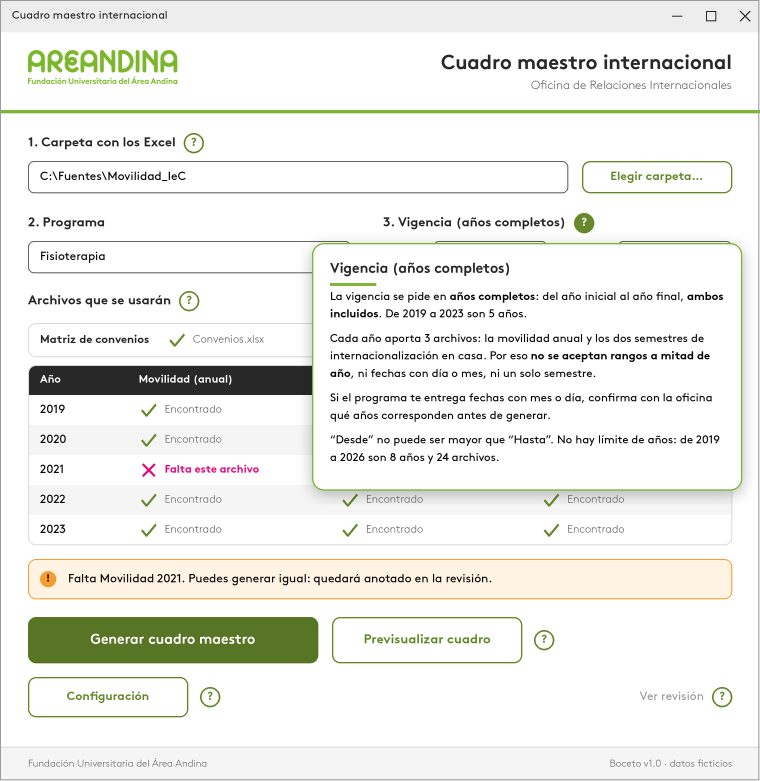
#> input picture mockups/01_ventana_principal.png, 1520 x 1562 px, given in place of _LOGOS-05.png, which was not available (shown at 1/2 size)
$ python boceto_campos_fuentes.py ../mockups ../mockups/02_ventana_principal_responsiva.png
#> lines starting #> are read from the running program, lines starting #| are printed output that depends on the picture; after the words box and inside, x2 and y2 are one past the last pixel; in counts of white or black regions, pixels touching at a corner belong together
# -*- coding: utf-8 -*-
"""Boceto v7 (identidad Areandina): Campos del cuadro maestro y Fuentes de datos.
Uso: python3 -I boceto_v7.py <carpeta_marca> <carpeta_salida>"""
import os
import sys
from PIL import Image, ImageDraw, ImageFont, ImageFilter

MARCA, OUT = sys.argv[1], sys.argv[2]
os.makedirs(OUT, exist_ok=True)
S = 3

# ---------- paleta (manual de marca) y estados derivados ----------
VERDE, VERDE_CTA = "#7fb536", "#67882c"
MAGENTA, NARANJA = "#e6007e", "#F59C2F"
NEGRO, GRIS, GRIS_OSC = "#000000", "#606060", "#282828"
BLANCO, LINEA, FONDO = "#FFFFFF", "#D9D9D9", "#F5F5F5"
HOVER_CTA, PRESS_CTA = "#587425", "#4A6320"     # CTA al 85 % y 72 % de luminosidad
TINTE_VERDE, AVISO_BG, OK_BG = "#EAF2DD", "#FFF3E3", "#EEF5E3"
OFICINA = "Oficina de Relaciones Internacionales"


def fuente(nombre, px):
    return ImageFont.truetype(f"{MARCA}/fuentes/BrownStd-{nombre}.otf", max(1, int(round(px * S))))


def logo(nombre, alto):
    im = Image.open(f"{MARCA}/logos/1. Logotipo Institucional /{nombre}").convert("RGBA")
    im = im.crop(im.getchannel("A").getbbox())
    r = int(alto * S) / im.height
    return im.resize((int(im.width * r), int(alto * S)), Image.LANCZOS)


# ---------- textos de ayuda (se usan en el boceto, en la imagen y en el .md) ----------
def R(t): return (t, False)
def B(t): return (t, True)


AYUDAS = {
    "carpeta": {
        "titulo": "Carpeta con los Excel",
        "bloques": [
            ("p", [R("Reúne en "), B("una sola carpeta"), R(" todos los Excel que usará el programa: el de convenios y, "
                    "por cada año de la vigencia, el de movilidad y los dos de internacionalización en casa.")]),
            ("p", [B("Por qué: "), R("el programa lee la carpeta completa y elige solo los archivos del rango que pidas. "
                    "Si están repartidos en varias carpetas no los encuentra y tendrías que buscarlos uno por uno.")]),
            ("p", [B("Cómo nombrarlos "), R("(propuesta; se ajusta en Configuración):")]),
            ("chips", ["Convenios.xlsx", "Movilidad_2021.xlsx", "IntCasa_2021-1.xlsx", "IntCasa_2021-2.xlsx"]),
            ("p", [R("El "), B("año debe ir en el nombre"), R(": de ahí lo lee el programa.")]),
            ("h", "Para evitar errores"),
            ("b", [R("Cierra los Excel antes de generar.")]),
            ("b", [R("Un solo archivo por año y tipo: sin “copia”, “(1)” ni “final2”.")]),
            ("b", [R("Formato .xlsx y sin contraseña.")]),
            ("b", [R("Si la carpeta está en OneDrive o Drive, que los archivos estén descargados en el equipo.")]),
            ("b", [R("Evita símbolos como # % & en los nombres y rutas muy largas.")]),
        ],
    },
    "vigencia": {
        "titulo": "Vigencia (años completos)",
        "bloques": [
            ("p", [R("La vigencia se pide en "), B("años completos"), R(": del año inicial al año final, "),
                   B("ambos incluidos"), R(". De 2019 a 2023 son 5 años.")]),
            ("p", [R("Cada año aporta 3 archivos: la movilidad anual y los dos semestres de internacionalización en casa. "
                     "Por eso "), B("no se aceptan rangos a mitad de año"), R(", ni fechas con día o mes, ni un solo semestre.")]),
            ("p", [R("Si el programa te entrega fechas con mes o día, confirma con la oficina qué años corresponden "
                     "antes de generar.")]),
            ("p", [R("“Desde” no puede ser mayor que “Hasta”. No hay límite de años: de 2019 a 2026 son 8 años y 24 archivos.")]),
        ],
    },
    "config": {
        "titulo": "Configuración",
        "bloques": [
            ("p", [R("Define "), B("cómo lee el programa cada Excel"), R(": columnas, filtros y reglas de cruce. "
                     "Cámbiala solo si los Excel cambiaron de formato.")]),
            ("p", [R("Dentro encontrarás el detalle de cada opción y una guía para editarla.")]),
        ],
    },
    "revision": {
        "titulo": "Ver revisión",
        "bloques": [
            ("p", [R("Informe de lo que el programa "), B("no pudo cruzar o dejó dudoso"), R(" al generar el cuadro. "
                     "Se activa después de generar.")]),
            ("p", [R("Dentro encontrarás el detalle de cada aviso y cómo resolverlo.")]),
        ],
    },
    "archivos": {
        "titulo": "Archivos que se usarán",
        "bloques": [
            ("p", [R("Es la lista de comprobación antes de generar. Cada "), B("fila"), R(" es un año de la vigencia y cada "),
                   B("columna"), R(" es un archivo que el programa necesita:")]),
            ("b", [B("Movilidad (anual): "), R("movilidad entrante y saliente de personas de todo el año.")]),
            ("b", [B("Int. en casa · 1.º y 2.º semestre: "), R("internacionalización en casa, un archivo por semestre.")]),
            ("p", [B("Para qué sirve: "), R("con estos archivos el programa cuenta cuántas personas, y de qué tipo, "
                     "pertenecen a cada convenio del programa durante su vigencia.")]),
            ("h", "Qué significa cada marca"),
            ("ok", [B("Encontrado: "), R("el archivo está en la carpeta y se puede leer.")]),
            ("mal", [B("Falta este archivo: "), R("no se encontró o no se pudo abrir. Ese año quedará incompleto en el conteo.")]),
            ("p", [B("“14 de 15 encontrados”: "), R("archivos hallados sobre los esperados. Naranja = faltan; verde = completo.")]),
            ("p", [R("Puedes generar igual con archivos faltantes; lo que falte quedará anotado en la revisión.")]),
        ],
    },
}


# ---------- lienzo ----------
class Lienzo:
    def __init__(self, W, H, fondo=BLANCO):
        self.W, self.H = W, H
        self.img = Image.new("RGB", (int(W * S), int(H * S)), fondo)
        self.d = ImageDraw.Draw(self.img)

    @staticmethod
    def P(v):
        return int(round(v * S))

    def rect(self, x0, y0, x1, y1, fill=None, line=None, w=1, r=0, corners=None):
        P = self.P
        box = [P(x0), P(y0), P(x1), P(y1)]
        if r:
            self.d.rounded_rectangle(box, radius=P(r), fill=fill, outline=line,
                                     width=P(w) if line else 0, corners=corners)
        else:
            self.d.rectangle(box, fill=fill, outline=line, width=P(w) if line else 0)

    def txt(self, x, y, s, f, color=NEGRO, anchor="la"):
        self.d.text((self.P(x), self.P(y)), s, font=f, fill=color, anchor=anchor)

    def tw(self, s, f):
        return self.d.textlength(s, font=f) / S

    def check(self, cx, cy, color=VERDE_CTA, s=7):
        P = self.P
        self.d.line([P(cx - s), P(cy), P(cx - s / 3), P(cy + s * .8), P(cx + s), P(cy - s * .8)],
                    fill=color, width=P(2.4), joint="curve")

    def cross(self, cx, cy, color=MAGENTA, s=6, w=2.4):
        P = self.P
        self.d.line([P(cx - s), P(cy - s), P(cx + s), P(cy + s)], fill=color, width=P(w))
        self.d.line([P(cx - s), P(cy + s), P(cx + s), P(cy - s)], fill=color, width=P(w))

    def flecha(self, cx, cy, color=GRIS_OSC):
        P = self.P
        self.d.polygon([(P(cx - 6), P(cy - 3)), (P(cx + 6), P(cy - 3)), (P(cx), P(cy + 4))], fill=color)

    def pegar(self, im, x, y):
        self.img.paste(im, (self.P(x), self.P(y)), im if im.mode == "RGBA" else None)


# ---------- componentes ----------
def boton_primario(L, x0, y0, x1, y1, texto, estado="normal"):
    col = {"normal": VERDE_CTA, "hover": HOVER_CTA, "press": PRESS_CTA}[estado]
    L.rect(x0, y0, x1, y1, fill=col, r=8)
    L.txt((x0 + x1) / 2, (y0 + y1) / 2, texto, fuente("Bold", 14), BLANCO, "mm")


def boton_secundario(L, x0, y0, x1, y1, texto, estado="normal", size=13):
    fill = TINTE_VERDE if estado == "hover" else BLANCO
    L.rect(x0, y0, x1, y1, fill=fill, line=VERDE_CTA, w=1.5, r=8)
    L.txt((x0 + x1) / 2, (y0 + y1) / 2, texto, fuente("Bold", size), VERDE_CTA, "mm")


def campo(L, x0, y0, x1, y1, texto, flecha=False, foco=False):
    L.rect(x0, y0, x1, y1, fill=BLANCO, line=(VERDE_CTA if foco else GRIS), w=(2 if foco else 1), r=6)
    L.txt(x0 + 12, (y0 + y1) / 2, texto, fuente("Regular", 12), NEGRO, "lm")
    if flecha:
        L.flecha(x1 - 18, (y0 + y1) / 2)


def icono_ayuda(L, x, y, hover=False):
    """Círculo con '?' centrado verticalmente en y; x = borde izquierdo."""
    cx, cy, r = x + 10, y, 10
    P = L.P
    if hover:
        L.d.ellipse([P(cx - r), P(cy - r), P(cx + r), P(cy + r)], fill=VERDE_CTA)
        L.txt(cx, cy, "?", fuente("Bold", 12), BLANCO, "mm")
    else:
        L.d.ellipse([P(cx - r), P(cy - r), P(cx + r), P(cy + r)], fill=BLANCO, outline=VERDE_CTA, width=P(1.6))
        L.txt(cx, cy, "?", fuente("Bold", 12), VERDE_CTA, "mm")
    return x + 2 * r


# [4 lines left out: function etiqueta_con_ayuda, not called in this run]


# ---------- tarjeta de ayuda (popover) ----------
def partir(L, segs, f_r, f_b, ancho):
    """Reparte segmentos (texto, negrita) en líneas de palabras con su fuente."""
    import re
    tokens, pend = [], False          # (palabra, negrita, hay_espacio_antes)
    for t, neg in segs:
        for m in re.finditer(r"\s+|\S+", t):
            s = m.group(0)
            if s.isspace():
                pend = True
            else:
                tokens.append((s, neg, pend and bool(tokens)))
                pend = False
    lineas, actual, wlin = [], [], 0
    esp = L.tw(" ", f_r)
    for s, neg, sp in tokens:
        f = f_b if neg else f_r
        ancho_w = L.tw(s, f)
        extra = esp if (sp and actual) else 0
        if actual and wlin + extra + ancho_w > ancho:
            lineas.append(actual)
            actual, wlin, extra, sp = [], 0, 0, False
        wlin += extra + ancho_w
        actual.append((s, neg, bool(sp and actual)))
    if actual:
        lineas.append(actual)
    return lineas


# [210 lines left out: functions tarjeta, poner, ventana, not called in this run]


def reducir(img, f=2):
    return img.resize((img.width * f // S, img.height * f // S), Image.LANCZOS)


# =====================================================================
#  v0.5 — componentes nuevos
# =====================================================================
VERSION = "Boceto v0.5 · datos ficticios"
ROSA_SUAVE = "#FDE6F2"


def lapiz(L, cx, cy, color=GRIS, s=1.0):
    P = L.P
    L.d.line([P(cx - 3 * s), P(cy + 3 * s), P(cx + 5 * s), P(cy - 5 * s)], fill=color, width=P(3.6 * s))
    L.d.polygon([(P(cx - 7 * s), P(cy + 7 * s)), (P(cx - 6 * s), P(cy + 2 * s)), (P(cx - 2 * s), P(cy + 6 * s))], fill=color)


def papelera(L, cx, cy, color=GRIS, s=1.0):
    P = L.P
    w = P(1.7 * s)
    L.d.line([P(cx - 7 * s), P(cy - 4 * s), P(cx + 7 * s), P(cy - 4 * s)], fill=color, width=w)
    L.d.line([P(cx - 2.5 * s), P(cy - 6.5 * s), P(cx + 2.5 * s), P(cy - 6.5 * s)], fill=color, width=w)
    L.d.rounded_rectangle([P(cx - 5 * s), P(cy - 3 * s), P(cx + 5 * s), P(cy + 7 * s)], radius=P(1.5), outline=color, width=w)
    L.d.line([P(cx - 1.8 * s), P(cy), P(cx - 1.8 * s), P(cy + 4.5 * s)], fill=color, width=P(1.3 * s))
    L.d.line([P(cx + 1.8 * s), P(cy), P(cx + 1.8 * s), P(cy + 4.5 * s)], fill=color, width=P(1.3 * s))


# [4 lines left out: function lupa, not called in this run]


def mas(L, cx, cy, color=BLANCO, s=6):
    P = L.P
    L.d.line([P(cx - s), P(cy), P(cx + s), P(cy)], fill=color, width=P(2.4))
    L.d.line([P(cx), P(cy - s), P(cx), P(cy + s)], fill=color, width=P(2.4))


# [18 lines left out: functions portapapeles, flecha_der, flecha_abajo, not called in this run]


def chip(L, x, y, texto, bg=TINTE_VERDE, fg=VERDE_CTA, size=11, alineado="l", h=22):
    f = fuente("Bold", size)
    w = L.tw(texto, f) + 20
    x0 = x - w if alineado == "r" else x
    L.rect(x0, y, x0 + w, y + h, fill=bg, r=h / 2)
    L.txt(x0 + w / 2, y + h / 2, texto, f, fg, "mm")
    return x0, w


def casilla(L, x, y, marcada=True, s=16):
    if marcada:
        L.rect(x, y, x + s, y + s, fill=VERDE_CTA, r=4)
        L.check(x + s / 2, y + s / 2 + 0.5, BLANCO, 4.2)
    else:
        L.rect(x, y, x + s, y + s, fill=BLANCO, line=GRIS, w=1.5, r=4)


def parrafo(L, x, y, texto, ancho, fam="Light", px=12, color=GRIS_OSC, lh=None, negrita_en=None):
    """Texto con ajuste de línea. Devuelve la y final."""
    f = fuente(fam, px)
    lh = lh or px * 1.5
    for ln in partir(L, [(texto, False)], f, f, ancho):
        L.txt(x, y, " ".join(t[0] for t in ln), f, color, "la")
        y += lh
    return y


def barra_ventana(L, W, titulo):
    L.rect(0, 0, W, 32, fill="#EDEDED")
    L.txt(12, 16, titulo, fuente("Regular", 11), GRIS_OSC, "lm")
    for i, k in enumerate(("min", "max", "x")):
        cx = W - 100 + i * 34 + 17
        if k == "min":
            L.d.line([L.P(cx - 5), L.P(16), L.P(cx + 5), L.P(16)], fill=GRIS_OSC, width=L.P(1))
        elif k == "max":
            L.rect(cx - 5, 11, cx + 5, 21, line=GRIS_OSC, w=1)
        else:
            L.cross(cx, 16, GRIS_OSC, 5, 1.2)


def recortar(L, H):
    L.img = L.img.crop((0, 0, int(L.W * S), int(H * S)))
    L.d = ImageDraw.Draw(L.img)
    L.H = H


# ---------- ventana: Configuración ----------
TARJETAS = [
    ("Programas", "25 programas", "Los programas que se pueden elegir al generar un cuadro: se listan, se modifican, se crean o se eliminan.", "Administrar", None),
    ("Campos del cuadro maestro", "8 campos", "Las columnas del cuadro. Crea, edita o elimina campos y elige de dónde sale cada uno.", "Administrar", None),
    ("Fuentes de datos", "3 fuentes", "Cómo lee el programa cada Excel: fila de encabezados, columnas y filtros.", "Administrar", "semaforo"),
    ("Equivalencias de instituciones", "12 guardadas", "Nombres distintos que son la misma universidad (por ejemplo, con un error de escritura).", "Administrar", None),
    ("Equivalencias de programas", "9 guardadas", "Por ejemplo: Ingeniería Industrial Distancia = Ingeniería Industrial.", "Administrar", None),
    ("Tipos de persona", "8 tipos", "Cómo se nombra cada tipo en el cuadro: Docente saliente, Experto internacional…", "Administrar", None),
    ("Reglas de cruce", "5 reglas", "Cómo se asigna cada registro a un convenio y cómo se cuenta.", "Administrar", None),
    ("Asistente con Gemini", "Opcional", "Ayuda a emparejar columnas y nombres. Solo usa títulos de columnas y nombres de instituciones.", "Abrir asistente", "gris"),
]


def ventana_config(W=760, hover=None):
    L = Lienzo(W, 1000)
    M = 28
    barra_ventana(L, W, "Cuadro maestro internacional · Configuración")
    L.pegar(logo("_LOGOS-05.png", 34), M, 32 + 18)
#> in pegar, `self.img.paste(im, (self.P(x), self.P(y)), im if im.mode == "RGBA" els..`:
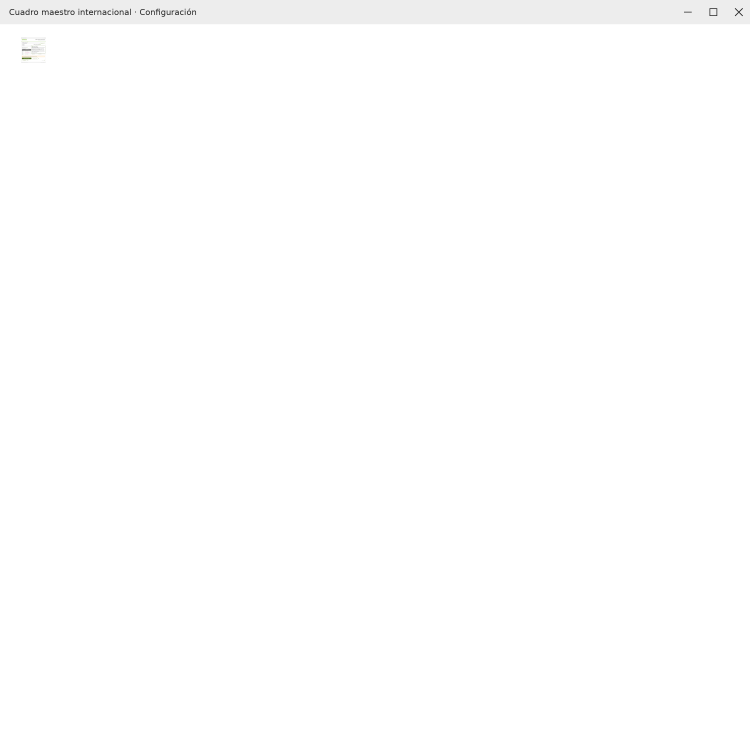
#> self.img: PIL image 3000x3000 RGB (shown at 1/4 size); mean R, G, B 254.3, 254.3, 254.3
    L.txt(W - M, 32 + 22, "Configuración", fuente("Bold", 20), GRIS_OSC, "ra")
    L.txt(W - M, 32 + 48, OFICINA, fuente("Light", 12), GRIS, "ra")
    L.rect(0, 32 + 78, W, 32 + 81, fill=VERDE)
    y = 32 + 81 + 18
    # volver + intro
    L.txt(M, y + 10, "‹  Volver al cuadro maestro", fuente("Bold", 12.5), VERDE_CTA, "lm")
    y += 32
    y = parrafo(L, M, y, "Aquí adaptas el programa a cambios en los Excel. Todo se puede listar, modificar, crear y eliminar, "
               "y se guarda al instante.", W - 2 * M, "Light", 12.5) + 10
#> in partir, `esp = L.tw(" ", f_r)`: esp = 4.03
    cw, gap = (W - 2 * M - 16) / 2, 16
    f_t, f_d = fuente("Bold", 14), fuente("Light", 11.5)
    alto_card = 128
    for i, (tit, cuenta, desc, boton, extra) in enumerate(TARJETAS):
        cx = M + (i % 2) * (cw + gap)
        cy = y + (i // 2) * (alto_card + 14)
        L.rect(cx, cy, cx + cw, cy + alto_card, fill=BLANCO, line=LINEA, w=1.2, r=12)
        L.txt(cx + 16, cy + 22, tit, f_t, GRIS_OSC, "lm")
        icono_ayuda(L, cx + 16 + L.tw(tit, f_t) + 8, cy + 22, hover=(hover == ("ayuda", i)))
        ty = cy + 42
        for ln in partir(L, [(desc, False)], f_d, f_d, cw - 32)[:3]:
            L.txt(cx + 16, ty, " ".join(t[0] for t in ln), f_d, GRIS, "la")
            ty += 16.5
        by = cy + alto_card - 14 - 30
        bw = 118 if boton == "Administrar" else 136
        est = "hover" if hover == ("btn", i) else "normal"
        boton_secundario(L, cx + cw - 14 - bw, by, cx + cw - 14, by + 30, boton, est, 12)
        if extra == "gris":
            chip(L, cx + 16, by + 4, cuenta, "#EDEDED", GRIS, 10.5, "l", 22)
        else:
            x0_, w_ = chip(L, cx + 16, by + 4, cuenta, TINTE_VERDE, VERDE_CTA, 10.5, "l", 22)
            if extra == "semaforo":      # estado de las fuentes
                sx = cx + 16 + w_ + 12
                for col, n in ((VERDE, "20"), (NARANJA, "1"), (MAGENTA, "1")):
                    L.d.ellipse([L.P(sx), L.P(by + 11), L.P(sx + 8), L.P(by + 19)], fill=col)
                    L.txt(sx + 13, by + 15, n, fuente("Bold", 11), GRIS_OSC, "lm")
                    sx += 38
#> this loop made 8 passes
#> (x0_, w_) on pass 3: (44, 70.32)
    filas = (len(TARJETAS) + 1) // 2
    y += filas * (alto_card + 14) + 2
    # barra de acciones
    L.txt(M, y + 20, "Última modificación: 12-nov-2026", fuente("Light", 11.5), GRIS, "lm")
    boton_secundario(L, W - M - 290 - 190 - 12, y + 4, W - M - 290 - 12, y + 40, "Exportar configuración", "normal", 12)
    boton_primario(L, W - M - 290, y + 4, W - M, y + 40, "Probar con mis archivos")
    H = int(y + 40 + 28 + 34)
    recortar(L, H)
#> in recortar, `L.img = L.img.crop((0, 0, int(L.W * S), int(H * S)))`:
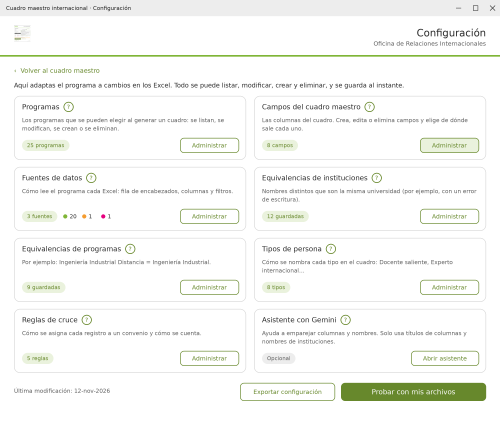
#> L.img: PIL image 3000x2589 RGB (shown at 1/6 size); mean R, G, B 246.5, 247.4, 244.7
    L.rect(0, H - 34, W, H, fill=FONDO)
    L.d.line([0, L.P(H - 34), L.P(W), L.P(H - 34)], fill=LINEA, width=L.P(1))
    L.txt(M, H - 17, "Fundación Universitaria del Área Andina", fuente("Light", 10), GRIS, "lm")
    L.txt(W - M, H - 17, VERSION, fuente("Light", 10), GRIS, "rm")
    L.rect(0, 0, W - 1, H - 1, line="#9A9A9A", w=1)
    return L


# ---------- modales ----------
RADIO = 16


def modal_base(W, H, titulo):
    L = Lienzo(W, H)
    L.rect(0, 0, W, 32, fill="#EDEDED")
    L.txt(14, 16, titulo, fuente("Regular", 11), GRIS_OSC, "lm")
    L.cross(W - 24, 16, GRIS_OSC, 5, 1.2)
#> the loop in modal_campos, `for i, (nom, fu, det, tipo, base) in enumerate(CAMPOS):` made 8 passes
#> after the loop in modal_campos, `for i, (nom, fu, det, tipo, base) in enumerate(CAMPOS):`: y = 861.5
#> in modal_campos, `y += 16`: y = 877.5
#> in modal_campos, `y = parrafo(L, pad, y, "Los campos base son los que el programa necesi..`: y = 914
#> in modal_campos, `H = int(y + 4 + 26)`: H = 944
#> call 2 of recortar, with H = 944
#> in recortar (call 2), `L.img = L.img.crop((0, 0, int(L.W * S), int(H * S)))`:
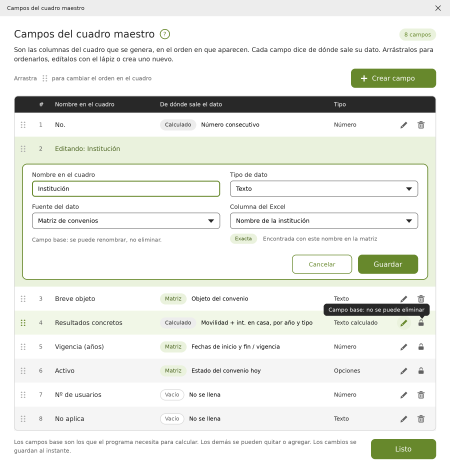
#> L.img: PIL image 2700x2832 RGB (shown at 1/6 size); mean R, G, B 234.7, 236.5, 231.7
    return L


def cerrar_modal(L):
    L.rect(0.5, 0.5, L.W - 0.5, L.H - 0.5, line="#9A9A9A", w=1, r=RADIO)
    return L.img


def sobre(base_rgb, dl, dy_extra=0):
    """Atenúa la ventana de fondo y pone el modal redondeado con sombra, centrado."""
#> called with dy_extra = 0
    base = Image.blend(base_rgb, Image.new("RGB", base_rgb.size, "#000000"), 0.45)
    dx = int((base.width - dl.width) / 2)
    dy = max(int(8 * S), int((base.height - dl.height) / 2)) + dy_extra
    if dy + dl.height > base.height:                 # el modal es más alto que la ventana: ampliar el fondo
        nuevo = Image.new("RGB", (base.width, dy + dl.height + int(16 * S)), "#4A4A4A")
#> nuevo: PIL image 3000x2904 RGB; every value is 74
        nuevo.paste(base, (0, 0))
        base = nuevo
    mk = Image.new("L", dl.size, 0)
#> mk: PIL image 2700x2832 L; every value is 0
    ImageDraw.Draw(mk).rounded_rectangle([0, 0, dl.width - 1, dl.height - 1], radius=RADIO * S, fill=255)
#> mk: PIL image 2700x2832 L; 100% white; 4 black regions, box (x1, y1, x2, y2) and area: (0, 0, 42, 42) 508, (2658, 0, 2700, 42) 508, (0, 2790, 42, 2832) 508, (2658, 2790, 2700, 2832) 508
    m3 = 40 * S // 3
    sm = Image.new("L", (dl.width + 2 * m3, dl.height + 2 * m3), 0)
#> sm: PIL image 2780x2912 L; every value is 0
    ImageDraw.Draw(sm).rounded_rectangle([m3, m3 + 12, sm.width - m3, sm.height - m3 + 12], radius=RADIO * S, fill=120)
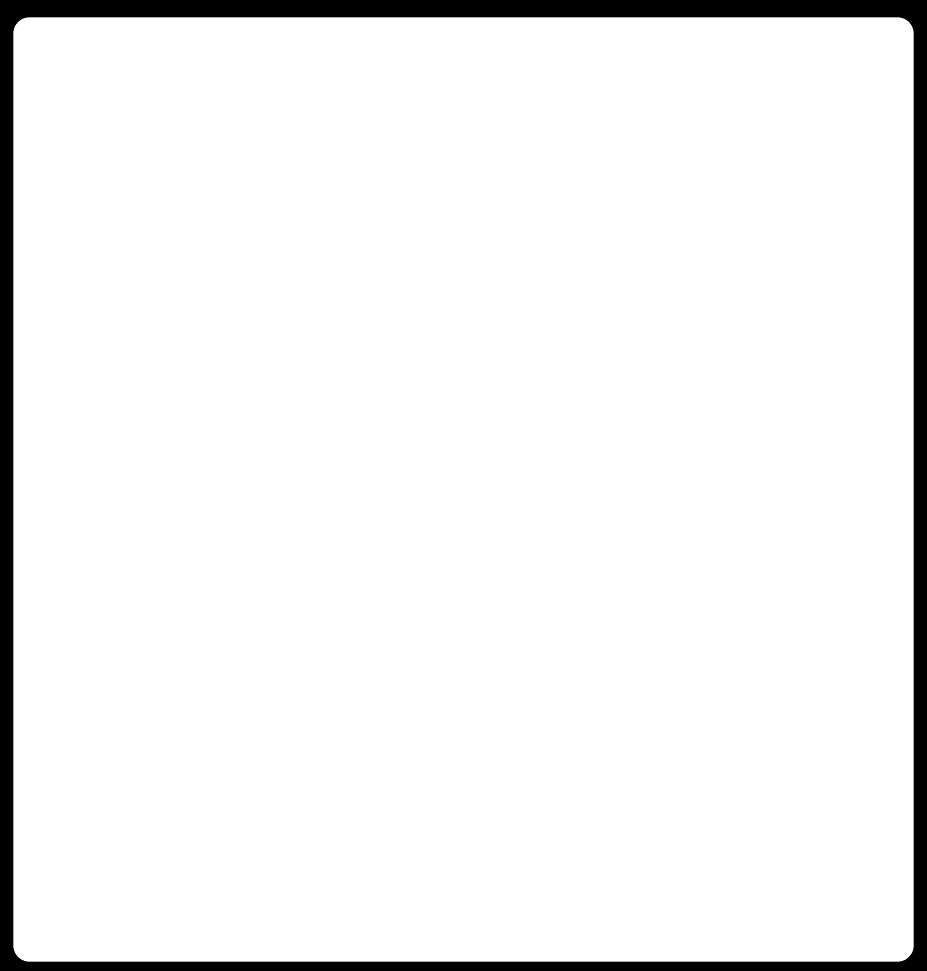
#> sm: PIL image 2780x2912 L (shown at 1/3 size); values 0 (black) and 120 (white), 94.5% white; 1 black region, box (x1, y1, x2, y2) and area: (0, 0, 2780, 2912) 445459
    sm = sm.filter(ImageFilter.GaussianBlur(14))
    base.paste(Image.new("RGB", sm.size, "#000000"), (dx - m3, dy - m3), sm)
#> base: PIL image 3000x2904 RGB
#> (the rest of the program and of its run is left out)
